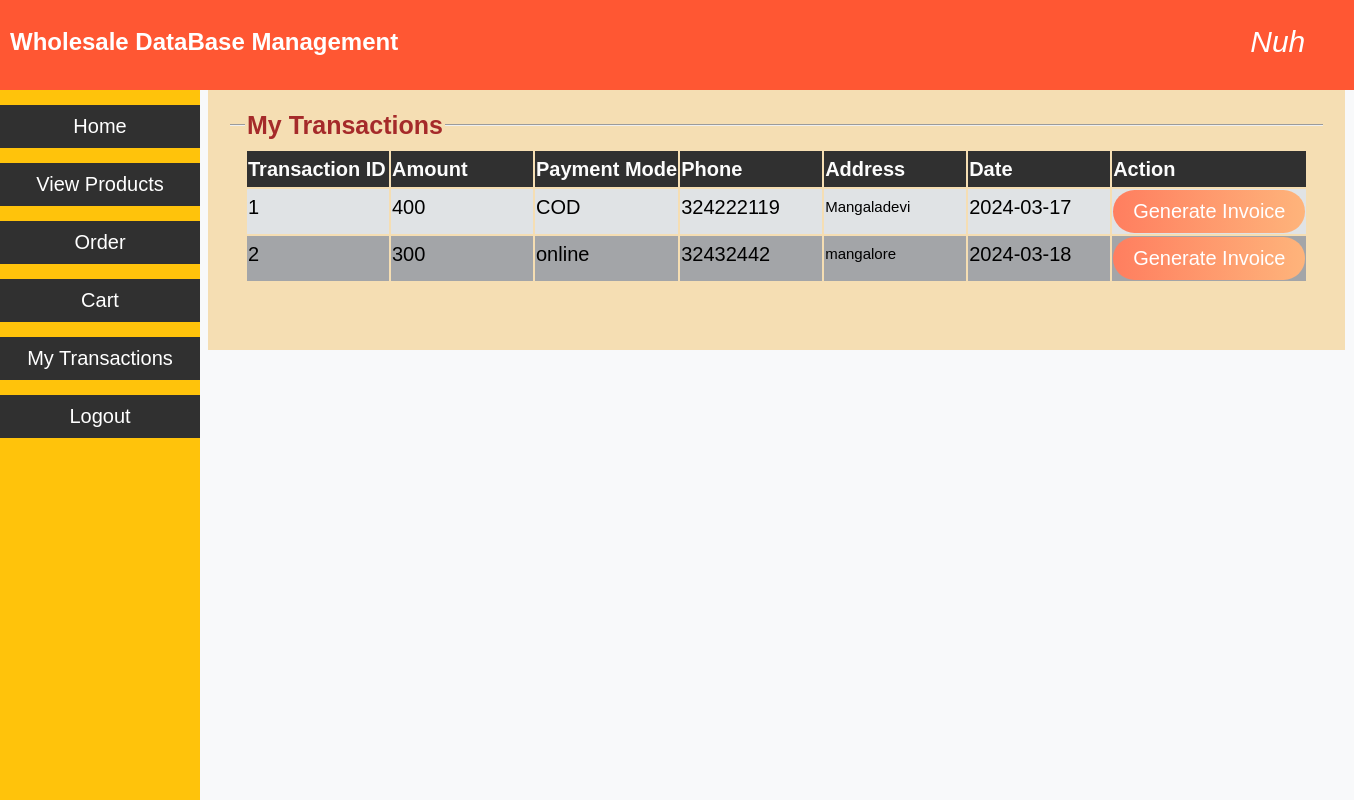
The page /Wholesale_MS/customerViewTransactions.php (signed in) on the database its author committed.
### tables this page shows
CREATE TABLE `transaction` (
  `transaction_id` int(11) NOT NULL,
  `customer_id` varchar(20) DEFAULT NULL,
  `transaction_amount` int(11) DEFAULT NULL,
  `payment` varchar(20) DEFAULT NULL,
  `phone` varchar(10) DEFAULT NULL,
  `address` varchar(100) DEFAULT NULL,
  `date` varchar(20) NOT NULL
);

### Wholesale_MS/customerViewTransactions.php (the view, shortened to what this page needs)
<!DOCTYPE html>
<html>
<head>
    <link rel='stylesheet' href="css/style.css">
</head>
<body>
    <div class="topStyle">
        <h2 style="color:white;">Wholesale DataBase Management</h2>
        <a class='userNameDisplay'><?php echo $_SESSION['loginUser']; ?></a>
    </div>
    <div class='sidebar'>
        <button onclick="location.href='customerHome.php'">Home</button>
        <button onclick="location.href='viewProductsCustomer.php'">View Products</button>
        <button onclick="location.href='order.php'">Order</button>
        <button onclick="location.href='cart.php'">Cart</button>
        <button onclick="location.href='customerViewTransactions.php'">My Transactions</button>
        <button onclick="location.href='logout.php'">Logout</button>
    </div>
    <div class='container'>
        <fieldset>
            <legend><b>My Transactions</b></legend>
            <table class='tableLarge'>
                <tr>
                    <th>Transaction ID</th>
                    <th>Amount</th>
                    <th>Payment Mode</th>
                    <th>Phone</th>
                    <th>Address</th>
                    <th>Date</th>
                    <th>Action</th>
                </tr>
                <?php
                    $conn=mysqli_connect("localhost","root","","wholesale");
                    $curUser=$_SESSION['loginUser'];
                    $sql="SELECT * FROM transaction WHERE customer_id='$curUser'";
                    $result=mysqli_query($conn,$sql);
                    while($row=mysqli_fetch_assoc($result)){
                        echo "<tr>";
                        echo "<td>".$row['transaction_id']."</td>";
                        echo "<td>".$row['transaction_amount']."</td>";
                        echo "<td>".$row['payment']."</td>";
                        echo "<td>".$row['phone']."</td>";
                        echo "<td style='font-size: 15px;'>".$row['address']."</td>";
                        echo "<td>".$row['date']."</td>";
                        echo "<td><form method='post' action='".$_SERVER["PHP_SELF"]."'><input type='hidden' name='transaction_id' value='".$row['transaction_id']."'><input type='submit' name='generate_invoice' input class = 'btn' value='Generate Invoice'></form></td>";
                        echo "</tr>";
                    }
                ?>
            </table>
        </fieldset>
    </div>
</body>
</html>

### css/style.css (style rules this page uses)
.topStyle { top: 0; padding: 10px; position: fixed; left: 0; height: 70px; width: 100%; background-color: #ff5733; z-index: 10; }
.sidebar { display: block; position: fixed; margin-top: 70px; top: 20px; left: 0; padding-top: 15px; width: 200px; height: 100%; background-color: #ffc30b; z-index: 5; }
.container { position: absolute; margin-top: 70px; margin-left: 200px; margin-right: 0; padding: 30px 20px 20px 20px; z-index: 1; background-color: wheat; }
.container form { line-height: 2em; display: block; }
.container table { text-align:left; font-style:normal; }
.container table td { vertical-align:top; }
.container table tr:nth-child(odd) { background-color: #a3a5a8; }
.container table tr:nth-child(even) { background-color: #e0e3e5; }
.container table th { min-width:13em; color:#fcfcfc; background-color: #303030; }
.container .tableLarge th { min-width: 7em; }
.container fieldset { min-height: 200px; min-width:30em; font-size: 20px; font-style:italic; line-height: 1.7em; border-left:none; border-right:none; border-bottom:none; }
.container fieldset legend { font-size: 25px; color:brown; font-style:normal; }
.sidebar button { text-decoration: none; border:none; background-color: #303030; padding:10px; height:20px auto; font-size: 20px; cursor:pointer; width:200px; margin-bottom:15px; color:white; }
.userNameDisplay { top:30px; right:5%; position:absolute; color:white; font-style:italic; font-size: 30px; }
.btn { text-decoration: none; border: none; background: linear-gradient(to right, #ff7e5f, #feb47b); padding: 10px 20px; font-size: 20px; cursor: pointer; border-radius: 30px; color: #fff; transition: background-color 0.3s ease; }
body { top: 0; left: 0; background-color: #f8f9fa; font-family: sans-serif; line-height: 1.5em; }

### rows shown on the page
transaction: transaction_id "1", transaction_amount "400", payment "COD", phone "324222119", address "Mangaladevi", date "2024-03-17"
transaction: transaction_id "2", transaction_amount "300", payment "online", phone "32432442", address "mangalore", date "2024-03-18"

### other values the page prints
$_SESSION['loginUser'] "Nuh"
